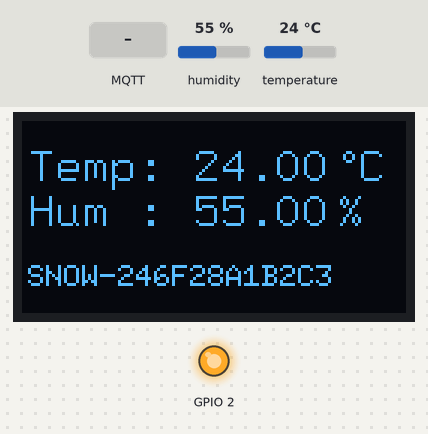
This sketch was run on a simulated ESP8266 (NodeMCU). Shown: 128×64 one-colour display, output pins drawn as LEDs (lit = HIGH, except the on-board LED, lit = LOW). The test bench sets the inputs (shaded band); at power-on: humidity 55 %, temperature 24 °C. WiFi joins after 1.5 s; servers stay silent unless stated; no MQTT or app messages arrive unless stated; what the sketch prints to the serial monitor is not drawn.

Above: at 2.7 s.
2.8 s: MQTT message "0" arrives on the first subscribed topic
At 3.8 s:
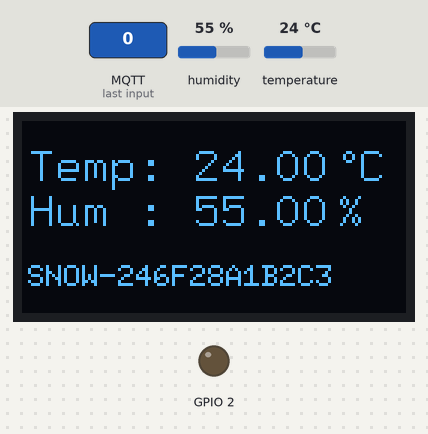
4.3 s: humidity set to 22 %
At 5.9 s:
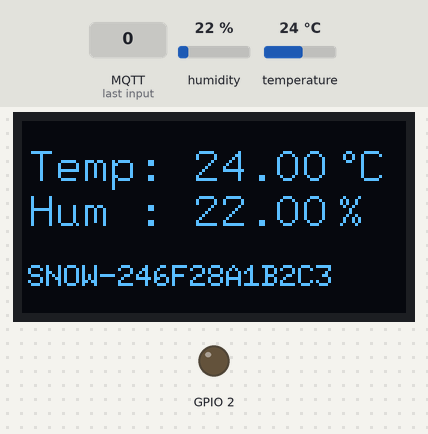
6.2 s: temperature set to 12 °C
At 8.2 s:
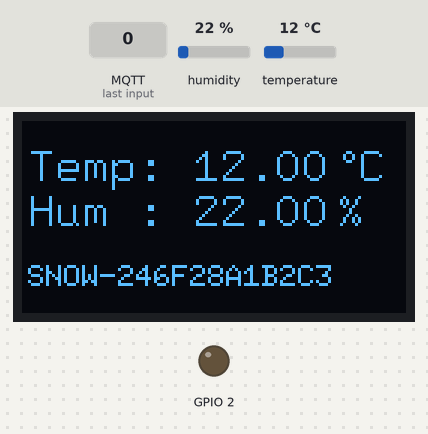
9.2 s: humidity set to 40 %
At 11.9 s:
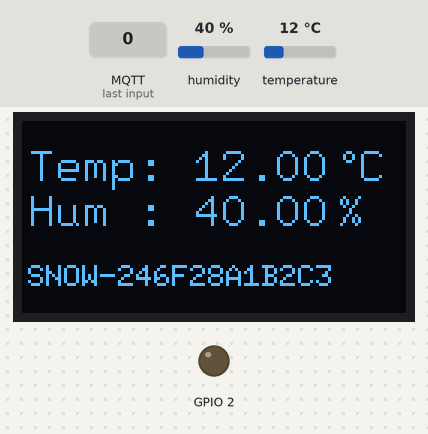
12.2 s: temperature set to 19 °C
At 14.3 s:
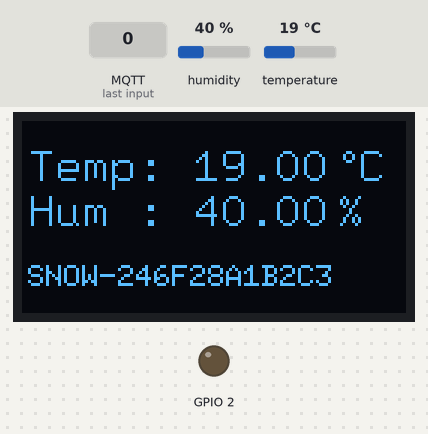
Timing chart, 0 to 15.8 s (numbered marks = the images above; inputs shaded):
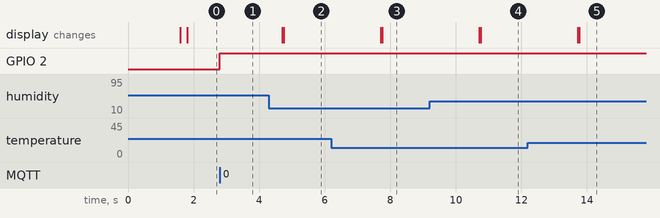

Measured:
- after the input at 2.8 s, GPIO 2: LOW → HIGH at once
- after the input at 4.3 s, the display: first changes after 0.40 s (image 2 shows a later state)
- after the input at 6.2 s, the display: first changes after 1.5 s (image 3 shows a later state)
- after the input at 9.2 s, the display: first changes after 1.5 s (image 4 shows a later state)
- after the input at 12.2 s, the display: first changes after 1.5 s (image 5 shows a later state)

The sketch:

sens_20170618_display.ino
```cpp
// Version date: 20170618
//
// D7C1 - free
// 2DA3 - breadboard
//
// Get ESP8266 going with Arduino IDE
// - https://github.com/esp8266/Arduino#installing-with-boards-manager
// add http://arduino.esp8266.com/stable/package_esp8266com_index.json
// Required libraries (sketch -> include library -> manage libraries)
// - PubSubClient by Nick ‘O Leary
// - DHT sensor library by Adafruit (version 1.2.3)
//
// u8g2 display LIB, #5=SDA #4=SCK
//

#include <ESP8266WiFi.h>
#include <PubSubClient.h>
#include <DHT.h>

#include <Arduino.h>
#include <U8g2lib.h>

#ifdef U8X8_HAVE_HW_SPI
#include <SPI.h>
#endif
#ifdef U8X8_HAVE_HW_I2C
#include <Wire.h>
#endif

U8G2_SH1106_128X64_NONAME_F_SW_I2C u8g2(U8G2_R0, 4, 5, U8X8_PIN_NONE);   // All Boards without Reset of the Display

// values to match your local network
#define wifi_ssid "xlexit-guest"
#define wifi_password "AppelTaartje01"

#define mqtt_server "iot.xlexit.com"
#define mqtt_user "rudivd"
#define mqtt_password "rudivd"
#define mqtt_port 1883

#define humidity_topic "sensor/humidity"
#define temperature_topic "sensor/temperature"
#define ledtopic "sensor/inTopic"

//ms to deadman force publish
#define DEADMAN 200000

// we use a DHT22 (with pullup) on pin 11 of the HUZZAZ
#define DHTTYPE DHT22
#define DHTPIN  14

WiFiClient espClient;
PubSubClient client(espClient);
DHT dht(DHTPIN, DHTTYPE, 11); // 11 works fine for ESP8266

char macName[18];                // the MAC address of your ESPmodule

char h_topic[32];
char t_topic[32];
char i_topic[32];

void setup() {

  u8g2.begin();
  u8g2.clearBuffer();          // clear the internal memory


  Serial.begin(115200);
  Serial.println("");
  Serial.println("");
  Serial.println(" ------------------------ ");
  Serial.println(" ESP8266 T/H IoT demo RvD ");
  Serial.println(" ------------------------ ");
  dht.begin();
  setup_wifi();
  client.setServer(mqtt_server, mqtt_port);
  pinMode(BUILTIN_LED, OUTPUT);
  client.setCallback(callback);
}

void setup_wifi() {

byte mac[6];                     // the MAC address of your Wifi shield

  delay(10);
  // We start by connecting to a WiFi network
  Serial.println();

  Serial.print("Connecting to ");
  Serial.println(wifi_ssid);

  WiFi.begin(wifi_ssid, wifi_password);

  while (WiFi.status() != WL_CONNECTED) {
    delay(500);
    Serial.print(".");
  }

  WiFi.macAddress(mac);
  sprintf(macName, "SNOW-%2X%2X%2X%2X%2X%2X", mac[0], mac[1], mac[2], mac[3], mac[4], mac[5]);
  Serial.println("*");
  Serial.println("");
  Serial.print("ClientName: ");
  Serial.println(macName);

  Serial.println("");
  Serial.print("WiFi connect: ");
  Serial.print(WiFi.RSSI());
  Serial.println(" dBm");
  Serial.print("IP address  : ");
  Serial.println(WiFi.localIP());
  Serial.print("Subnet mask : ");
  Serial.println(WiFi.subnetMask());
  Serial.print("Gateway IP  : ");
  Serial.println(WiFi.gatewayIP());
  Serial.print("DNS IP      : ");
  Serial.print(WiFi.dnsIP());
  Serial.print(" - ");
  Serial.println(WiFi.dnsIP(1));
  Serial.println("");

  sprintf(h_topic,"%2X%2X/%s",mac[4], mac[5], humidity_topic);
  sprintf(t_topic,"%2X%2X/%s",mac[4], mac[5], temperature_topic);
  sprintf(i_topic,"%2X%2X/%s",mac[4], mac[5], ledtopic);

  Serial.printf("htopic: %s\n",h_topic);
  Serial.printf("ttopic: %s\n",t_topic);
  Serial.printf("itopic: %s\n",i_topic);

  Serial.println("");

}

void callback(char* topic, byte* payload, unsigned int length) {
  Serial.print("Message arrived [");
  Serial.print(topic);
  Serial.print("] ");
  for (int i = 0; i < length; i++) {
    Serial.print((char)payload[i]);
  }
  Serial.println();

  // Switch on the LED if an 1 was received as first character
  if ((char)payload[0] == '1') {
    digitalWrite(BUILTIN_LED, LOW);   // Turn the LED on (Note that LOW is the voltage level
    // but actually the LED is on; this is because
    // it is acive low on the ESP-01)
  } else {
    digitalWrite(BUILTIN_LED, HIGH);  // Turn the LED off by making the voltage HIGH
  }
}

void reconnect() {
  // Loop until we're reconnected
  while (!client.connected()) {
    Serial.print("Attempting MQTT connection...");
    // Attempt to connect
    // If you do not want to use a username and password, change next line to
    // if (client.connect("ESP8266Client")) {
    // if (client.connect("ESP8266Client", mqtt_user, mqtt_password)) {
    // added Last will and Testament changed to unique clientname
      if (client.connect(macName, mqtt_user, mqtt_password, "sensor/humidity", 1, 1, "9999.99")) {
      Serial.println("connected");
      display_connect (0);
//      client.subscribe(ledtopic);
      client.subscribe(i_topic);
    } else {
      Serial.print("failed, rc=");
      Serial.print(client.state());
      display_connect (client.state());
      Serial.println(" try again in 5 seconds");
      // Wait 5 seconds before retrying
      delay(5000);
    }
  }
}

bool checkBound(float newValue, float prevValue, float maxDiff) {
  return !isnan(newValue) &&
         (newValue < prevValue - maxDiff || newValue > prevValue + maxDiff);
}

void notification (char* l) {
      u8g2.setFont(u8g2_font_6x10_tr);
      u8g2.drawStr(120, 63, l);
      u8g2.sendBuffer();
      u8g2.drawStr(120, 63, " ");
      u8g2.sendBuffer();
}

void display_connect (int connect) {
  u8g2.setFont(u8g2_font_6x10_tr);
  if (connect == 0 ) {
      u8g2.drawStr(2, 63, "MQTT ok         ");
  } else {
    u8g2.drawStr(2, 63, "MQTT Err ");
    u8g2.drawStr(66, 63, String(connect).c_str());
  }
  u8g2.sendBuffer();
}

long lastMsg = 0;
long lastForceMsg = 0;
bool forceMsg = false;

float temp = 0.0;
float hum = 0.0;
float difft = 0.2;
float diffh = 1.0;

void loop() {

int pos, h;


  if (!client.connected()) {
    display_connect(0);
    reconnect();
  }
  client.loop();

  long now = millis();
  if (now - lastMsg > 1000) {
    lastMsg = now;

    // MQTT broker could go away and come back at any time
    // so doing a forced publish to make sure something shows up
    // within the first 5 minutes after a reset
    if ( now - lastForceMsg > DEADMAN ) {
      lastForceMsg = now;
      forceMsg = true;
      Serial.println("Forcing publish ...");
    }

    float newTemp = dht.readTemperature();
    float newHum = dht.readHumidity();

    if (checkBound(newTemp, temp, difft) || forceMsg) {
      temp = newTemp;
      Serial.printf("Publishing to %s New temp: %s \n ", t_topic, String(temp).c_str());
      client.publish(t_topic, String(temp).c_str(), true);

      if (forceMsg) notification ("*"); else notification ("T");
    }

    if (checkBound(newHum, hum, diffh) || forceMsg ) {
      hum = newHum;
      Serial.printf("Publishing to %s New hum : %s \n ", h_topic, String(hum).c_str());
      client.publish(h_topic, String(hum).c_str(), true);

      if (forceMsg) notification ("*"); else notification ("H");
    }

    pos = 10;
    h = pos+10;

    u8g2.clearBuffer();          // clear the internal memory

    u8g2.setFont(u8g2_font_9x15_te);  // choose a suitable font
    u8g2.drawStr(2,h,"Temp: ");
    u8g2.drawStr(57,h,String(temp).c_str());
    u8g2.drawGlyph(104,h,0x00b0);
    u8g2.drawStr(112,h,"C");
    u8g2.drawStr(2,h+15,"Hum : ");
    u8g2.drawStr(57,h+15,String(hum).c_str());
    u8g2.drawStr(105,h+15,"%");
//    u8g2.sendBuffer();

    u8g2.setFont(u8g2_font_6x10_tr);
    u8g2.drawStr(2, h+35, macName);
    u8g2.sendBuffer();

    forceMsg = false;
  }
}
```
